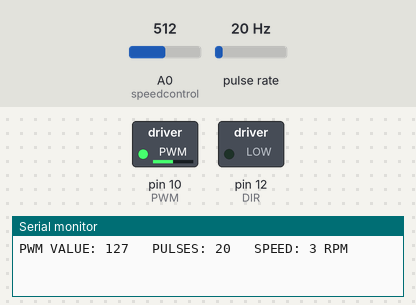
Bench run of a sketch on a simulated Arduino Uno, built with avr-gcc and run on an emulated ATmega328P. On the bench: switched loads named in the sketch (green lamp = pin HIGH), the last lines printed to the serial monitor. Wiring (inferred from the names in the program): pulse sensor: data pin 3. The inputs (shaded band) are chosen by the test bench; at power-on: A0 (speedcontrol) = 512, pulse rate 20 Hz.

Above: at 1.2 s.
1.3 s: A0 (speedcontrol) set to 716
At 2.5 s:
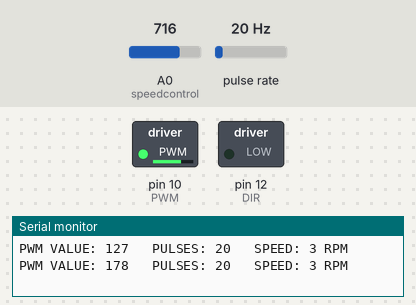
2.8 s: A0 (speedcontrol) set to 900
At 3.7 s:
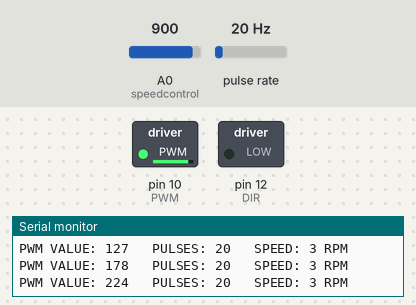
4.3 s: A0 (speedcontrol) set to 122
At 4.8 s:
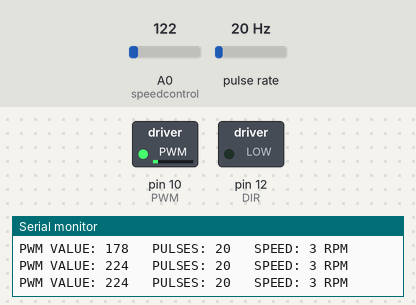
5.8 s: A0 (speedcontrol) set to 0
At 7.0 s:
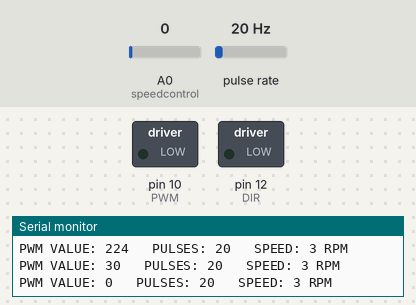
7.3 s: A0 (speedcontrol) set to 511
At 8.3 s:
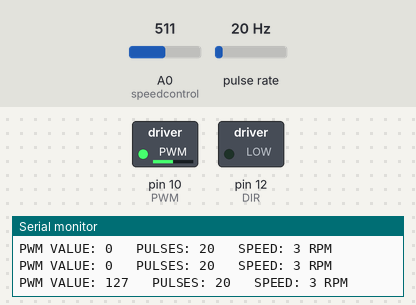
Timing chart, 0 to 9.8 s (numbered marks = the images above; inputs shaded):
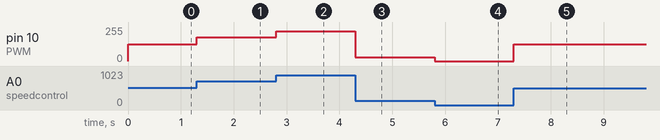

Measured:
- after the input at 1.3 s, pin 10 (PWM): 127/255 → 178/255 at once
- after the input at 2.8 s, pin 10 (PWM): 178/255 → 224/255 at once
- after the input at 4.3 s, pin 10 (PWM): 224/255 → 30/255 at once
- after the input at 5.8 s, pin 10 (PWM): 30/255 → 0/255 at once
- after the input at 7.3 s, pin 10 (PWM): 0/255 → 127/255 at once

The sketch:

code_to_use_encoder_coupled_gear_motor.ino
```cpp
 /*
  Gearmotor Rotary Encoder Test
  motor-encoder-rpm.ino
  Read pulses from motor encoder to calculate speed
  Control speed with potentiometer
  Displays results on Serial Monitor
  Use Cytron MD10C PWM motor controller
  DroneBot Workshop 2019
  https://dronebotworkshop.com
*/

// Motor encoder output pulse per rotation (change as required)
#define ENC_COUNT_REV 374

// Encoder output to Arduino Interrupt pin
#define ENC_IN 3

// MD10C PWM connected to pin 10
#define PWM 10
// MD10C DIR connected to pin 12
#define DIR 12

// Analog pin for potentiometer
int speedcontrol = 0;

// Pulse count from encoder
volatile long encoderValue = 0;

// One-second interval for measurements
int interval = 1000;

// Counters for milliseconds during interval
long previousMillis = 0;
long currentMillis = 0;

// Variable for RPM measuerment
int rpm = 0;

// Variable for PWM motor speed output
int motorPwm = 0;

void setup()
{
  // Setup Serial Monitor
  Serial.begin(9600);

  // Set encoder as input with internal pullup
  pinMode(ENC_IN, INPUT_PULLUP);

  // Set PWM and DIR connections as outputs
  pinMode(PWM, OUTPUT);
  pinMode(DIR, OUTPUT);

  // Attach interrupt
  attachInterrupt(digitalPinToInterrupt(ENC_IN), updateEncoder, RISING);

  // Setup initial values for timer
  previousMillis = millis();
}

void loop()
{

    // Control motor with potentiometer
    motorPwm = map(analogRead(speedcontrol), 0, 1023, 0, 255);

    // Write PWM to controller
    analogWrite(PWM, motorPwm);

  // Update RPM value every second
  currentMillis = millis();
  if (currentMillis - previousMillis > interval) {
    previousMillis = currentMillis;


    // Calculate RPM
    rpm = (float)(encoderValue * 60 / ENC_COUNT_REV);

    // Only update display when there is a reading
    if (motorPwm > 0 || rpm > 0) {
      Serial.print("PWM VALUE: ");
      Serial.print(motorPwm);
      Serial.print('\t');
      Serial.print(" PULSES: ");
      Serial.print(encoderValue);
      Serial.print('\t');
      Serial.print(" SPEED: ");
      Serial.print(rpm);
      Serial.println(" RPM");
    }

    encoderValue = 0;
  }
}

void updateEncoder()
{
  // Increment value for each pulse from encoder
  encoderValue++;
}
```
